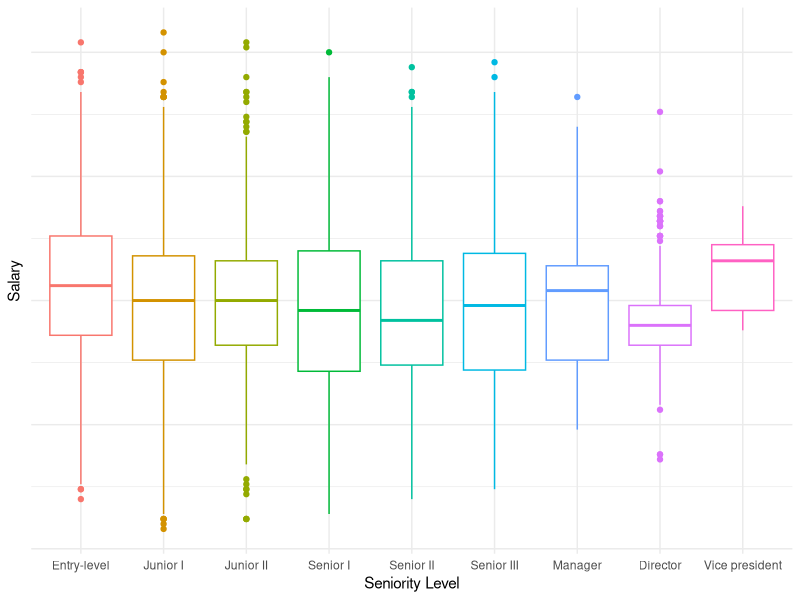

This figure's R source:
## ---- chunk 1
#install.packages("knitr")
#install.packages("kableExtra")
library(tidyverse)
library(knitr)
library(kableExtra)
# this should suppress all code and messages
knitr::opts_chunk$set(include=FALSE)
## ---- chunk 2
library(tidyverse)
library(lme4)
library(mgcv)
## ---- chunk 3
phase1 = read_csv("data/phase1-new-grad-applicants-2020.csv")
phase2 = read_csv("data/phase2-new-grad-applicants-2020.csv")
phase3 = read_csv("data/phase3-new-grad-applicants-2020.csv")
final_hires = read_csv("data/final-hires-newgrad_2020.csv")
## ---- chunk 4
#checking to see if datasets have NAs to see (1) if we need to do anything about them (2) so we can filter them out in the next round when we're seeing who got into the next round
sum(is.na(phase1))
sum(is.na(phase2)) 
sum(is.na(phase3))
## ---- chunk 5
round1_2 = full_join(phase1, phase2)
round1_2 = round1_2 %>% 
  #technical skills is only under hiring2, which means if an applicant's id has NA for this column, they did not move onto the next round
  mutate(next_round = !is.na(technical_skills)) %>%  
  mutate(next_round = as.integer(next_round)) %>% 
  mutate(gender = fct_relevel(gender, "Prefer not to say", after = 2)) %>% 
  select(-c(technical_skills, writing_skills, leadership_presence, speaking_skills)) #remove phase 2 data

## ---- chunk 6
# counts for total round 1 gender
kable(table(round1_2$gender), col.names = c("Gender", "Quantity"), caption = "Gender Count for Phase 1")
## ---- chunk 7
#response is binary so we use glm so we can use family = binomial

#normal linear model
hiring1_model = glm(next_round ~ cv + gpa + cover_letter + extracurriculars + work_experience, family = binomial(link = "logit"), data = round1_2)
## ---- chunk 8
# add fixed effect for gender
hiring1_gender_model = glm(next_round ~ cv + gpa + cover_letter + extracurriculars + work_experience + gender, data = round1_2, family = binomial(link = "logit"))
summary(hiring1_gender_model)

#let's see if we add an effect for team applied to - maybe the process for data and software are different?
hiring1_team_gender = glmer(next_round ~ cv + gpa + cover_letter + extracurriculars + work_experience + gender + (1 |team_applied_for),
                data = round1_2, family = binomial(link = "logit"), nAGQ=0)

summary(hiring1_team_gender)
## ---- chunk 9
#compare the effect between gender only and gender (rand int) + random slope for team 
kable(lmtest::lrtest(hiring1_gender_model, hiring1_team_gender), col.names = c("# Df", "Log Likelihod", "Df","Chi-squared", "P-value"), caption = "Log Likelihood Test for Random Effect of Team in Phase 1")
## ---- chunk 10
#test the simple model against the original model with no random intercept for gender...investigate if there is a difference

kable(lmtest::lrtest(hiring1_model, hiring1_gender_model), col.names = c("# Df", "Log Likelihod", "Df","Chi-squared", "P-value"), caption = "Log Likelihood Test for Fixed Effect of Gender in Phase 1")
#chi^2 p value small for both of them which means there's no difference in models if u add effect for gender, meaning model doesn't change based on gender and therefore there is no evidence of there being bias in phase 1 of the hiring process.
## ---- chunk 11
round2_3 = full_join(phase2, phase3)
#remove phase 2 columns
round2_3 = round2_3 %>% 
  #interviewer rating only in phase 3, which means if an applicant's id has NA for this column, they did not move onto the next round
  mutate(next_round = !is.na(interviewer_rating_1)) %>%  
  mutate(next_round = as.integer(next_round)) %>% 
  mutate(gender = fct_relevel(gender, "Prefer not to say", after = 2)) %>% 
  select(-c(cover_letter, cv, gpa, extracurriculars, work_experience, interviewer_rating_1, interviewer_rating_2)) #remove phase 2 data
## ---- chunk 12
#get counts for each gender in round 2

kable(table(round2_3$gender), col.names = c("Gender", "Quantity"), caption = "Gender Count for Phase 2")
## ---- chunk 13

#normal linear model
hiring2_model = glm(next_round ~ technical_skills + writing_skills + leadership_presence + speaking_skills, family = binomial(link = "logit"), data = round2_3)
summary(hiring2_model)

# add fixed effect for gender
hiring2_gender_model = glm(next_round ~ technical_skills + writing_skills + leadership_presence + speaking_skills + gender, data = round2_3, family = binomial(link = "logit"))

summary(hiring2_gender_model)

#let's see if we add an effect for team applied to - maybe the process for data and software are different?
hiring2_team_gender = glmer(next_round ~ technical_skills + writing_skills + leadership_presence + speaking_skills + gender + (1 | team_applied_for),
                data = round2_3, family = binomial(link = "logit"), nAGQ=0)

summary(hiring2_team_gender)
## ---- chunk 14
#compare the effect between gender only and gender (rand int) + random slope for team 
kable(lmtest::lrtest(hiring2_gender_model, hiring2_team_gender), col.names = c("# Df", "Log Likelihod", "Df","Chi-squared", "P-value"), caption = "Log Likelihood Test for Random Effect of Team in Phase 2")

#seems like not significant effect... we can continue with our simpler model without the difference between teams
#test the simple model against the original model with no random intercept for gender and investigate if there is a difference
kable(lmtest::lrtest(hiring2_model, hiring2_gender_model), col.names = c("# Df", "Log Likelihod", "Df","Chi-squared", "P-value"), caption = "Log Likelihood Test for Fixed Effect of Gender in Phase 2")

#high chi squared for both - we're good! no diff between model that seps gender 
## ---- chunk 15
p2confint = cbind(est = summary(
hiring2_gender_model)$coef[,1],
confint(hiring2_gender_model))
rownames(p2confint) = c("Baseline", "Technical Skills", "Writing Skills", "Leadership Presence", "Speaking Skills", "Woman", "Prefer not to Say")
kable(p2confint, col.names = c("Estimate", "2.5%", "97.5%"), caption = "95\\% Confidence Interval for GLM with Gender Effect")
## ---- chunk 16
#combined stats of ppl that applied in round 3
round3_combined = right_join(phase2, phase3)
round3_combined = round3_combined %>% 
  select(applicant_id, team_applied_for, gender,interviewer_rating_1,interviewer_rating_2)

#people from round 3 who were hired
round3_h_int = right_join(round3_combined, final_hires)
round3_h_int = round3_h_int %>% 
  mutate(hired = 1)

round3_hired = full_join(round3_combined, round3_h_int)
#remove phase 2 columns
round3_hired = round3_hired %>% 
  mutate_if(is.numeric, replace_na, replace = 0) %>% 
  mutate(avg_interview = (interviewer_rating_1 + interviewer_rating_2)/2) # we see that those with the highest avg score get hired so i'm going to consolidate them 
## ---- chunk 17
#split into data/software
round3_data = round3_hired %>% 
  filter(team_applied_for == "Data") 
# no more "prefer not to say" so we don't need to rearrange
#%>% 
  #mutate(gender = fct_relevel(gender, "Prefer not to say", after = 2))

round3_software = round3_hired %>% 
  filter(team_applied_for == "Software") #%>% 
  #mutate(gender = fct_relevel(gender, "Prefer not to say", after = 2))

#separate by gender
round3_woman = round3_hired %>% 
  filter(gender == "Woman")

round3_man = round3_hired %>% 
  filter(gender == "Man")
## ---- chunk 18
final_genders=table(round3_hired$hired==1, round3_hired$gender)
rownames(final_genders)[rownames(final_genders) == TRUE] = "Hired"
rownames(final_genders)[rownames(final_genders) == FALSE] = "Not Hired"

kable(final_genders, caption = "Gender Breakdown of Final Hires")
## ---- chunk 19
finalmodel = glm(hired ~ avg_interview, family = binomial(link='logit'), data = round3_hired)
#summary(finalmodel)

finalmodel2 = glm(hired ~ avg_interview + gender, family = binomial(link='logit'), data = round3_hired)
#summary(finalmodel2)

kable(lmtest::lrtest(finalmodel, finalmodel2), col.names = c("# Df", "Log Likelihod", "Df","Chi-squared", "P-value"), caption = "Log Likelihood Test for Fixed Effect of Gender in Final Hires")
## ---- chunk 20
# **** claire pls update dis and fix it idfk what goin on
current_employees = read_csv("data/black-saber-current-employees.csv")
unique(current_employees$team) # what teams are there?
count(current_employees, gender) #counts for everything, put these into a table but also do this for the hiring section

# note that we need to add a random effect for ID !!!!!! regardless!!!! 
## ---- chunk 21
current_employees = current_employees %>% 
  mutate(salary = str_remove(salary, "[$,`,`]")) %>% 
  mutate(salary = as.numeric(salary))

current_males = current_employees %>% 
  filter(gender=="Man")

mean(current_males$salary)


current_females = current_employees %>% 
  filter(gender=="Woman")


mean(current_females$salary)

current_other = current_employees %>% 
  filter(gender=="Prefer not to say")


mean(current_other$salary)

# put these values into a table

#looks okay but males seem higher so lets check it out
## ---- chunk 22
# more wrangling!!
# 1) should productivity be binary? <50 = not satisfactory = 50: satisfactory, >50: better than expected ... maybe not
# 2) leadership for level.... 
# 3) should we look at the average amount of time someone stays in thecompany depending on gender? that would just be the average amount of times their ID shows up

#average retention rate!
m_retention = count(current_males, employee_id)
mean(m_retention$n/4)

f_retention = count(current_females, employee_id)
mean(f_retention$n/4)

o_retention = count(current_other, employee_id)
mean(o_retention$n/4)

# how do we compare these to see if they're significant ?
## ---- chunk 23
#current_employees %>%
#ggplot(aes(x = gender, y = salary, colour = role_seniority)) +
#geom_boxplot() +
#facet_wrap(~role_seniority) +
#theme_minimal() +
#theme(legend.position = "none", axis.text.y = element_blank()) +
#labs(x = "Sex", y = "Salary") #Change colours
## ---- chunk 24
current_employees %>%
  mutate(role_seniority = factor(role_seniority, c("Entry-level","Junior I","Junior II","Senior I","Senior II","Senior III","Manager", "Director","Vice president"))) %>% 
ggplot(aes(x = role_seniority, y = productivity, colour = role_seniority)) +
geom_boxplot() +
#facet_wrap(~role_seniority) +
theme_minimal() +
theme(legend.position = "none", axis.text.y = element_blank()) +
labs(x = "Seniority Level", y = "Salary")
## ---- chunk 25
# i know we need a random effect for (1+leadership | role_seniority) BECAUSE the leadership is dependent on their seniority, so like... the seniority is the random effect, but then there is a fixed effect for leadership *within* that role....
# buttttt what model do we run? 


#model_sal = lmer(salary~gender+(1|employee_id)+(1|team)+(1|role_seniority), data=current_employees)
#summary(model_sal)

#model_sal2 = lmer(salary~gender+(1|employee_id)+(1|role_seniority), data=current_employees)
#summary(model_sal2)

#model_sal3 = lmer(salary~(1|employee_id)+(1|team)+(1|role_seniority), data=current_employees)
#summary(model_sal3)

#model_sal4 = lmer(salary~gender+(1|employee_id)+(1|team), data=current_employees)
#summary(model_sal4) #removed role seniority random effect... test for difference

#lmtest::lrtest(model_sal, model_sal2)
#this shows us that salaries differ depending on teams, so we use the more complex model to investigate the diff between gender

#lmtest::lrtest(model_sal, model_sal3)
#significaant result.... when we have a fixed effect for gender, then the models differ, which means that salary might be biased, holding these random effects 
#lmtest::lrtest(model_sal, model_sal4) #ok there is a difference, between RE for seniority or not so it has to be something else affecting it... 

#model1 = glm(salary~productivity + (1 | employee_id) + (1+leadership_for_level | role_seniority) + (1|financial_q) + (1|team), data = current_employees)
## ---- chunk 26
#idk another random model lets see if it works
#model_sal3 = lmer(salary~(1 + role_seniority|employee_id)+(1|team), data=current_employees)
#summary(model_sal3)
